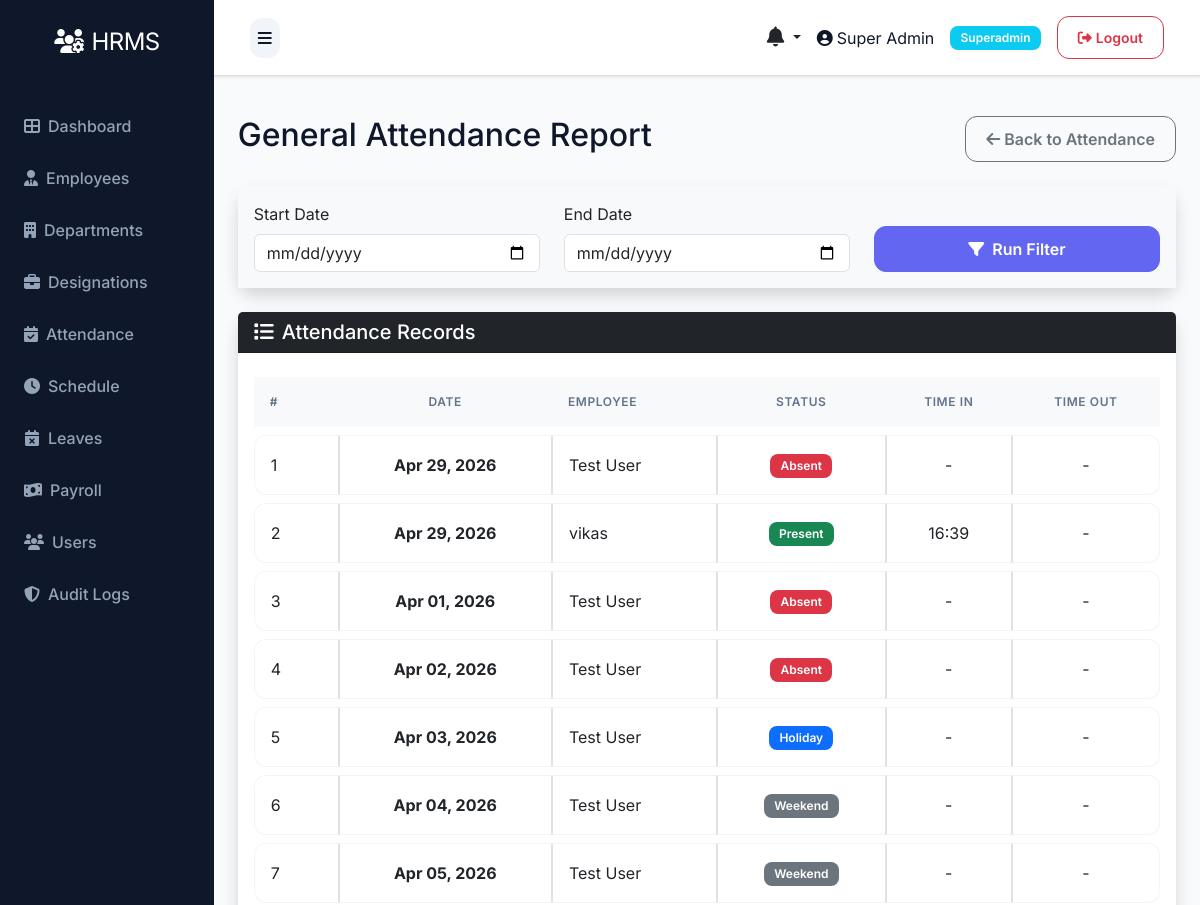
The page /attendance/report (signed in, upper part) on the database as committed earlier.
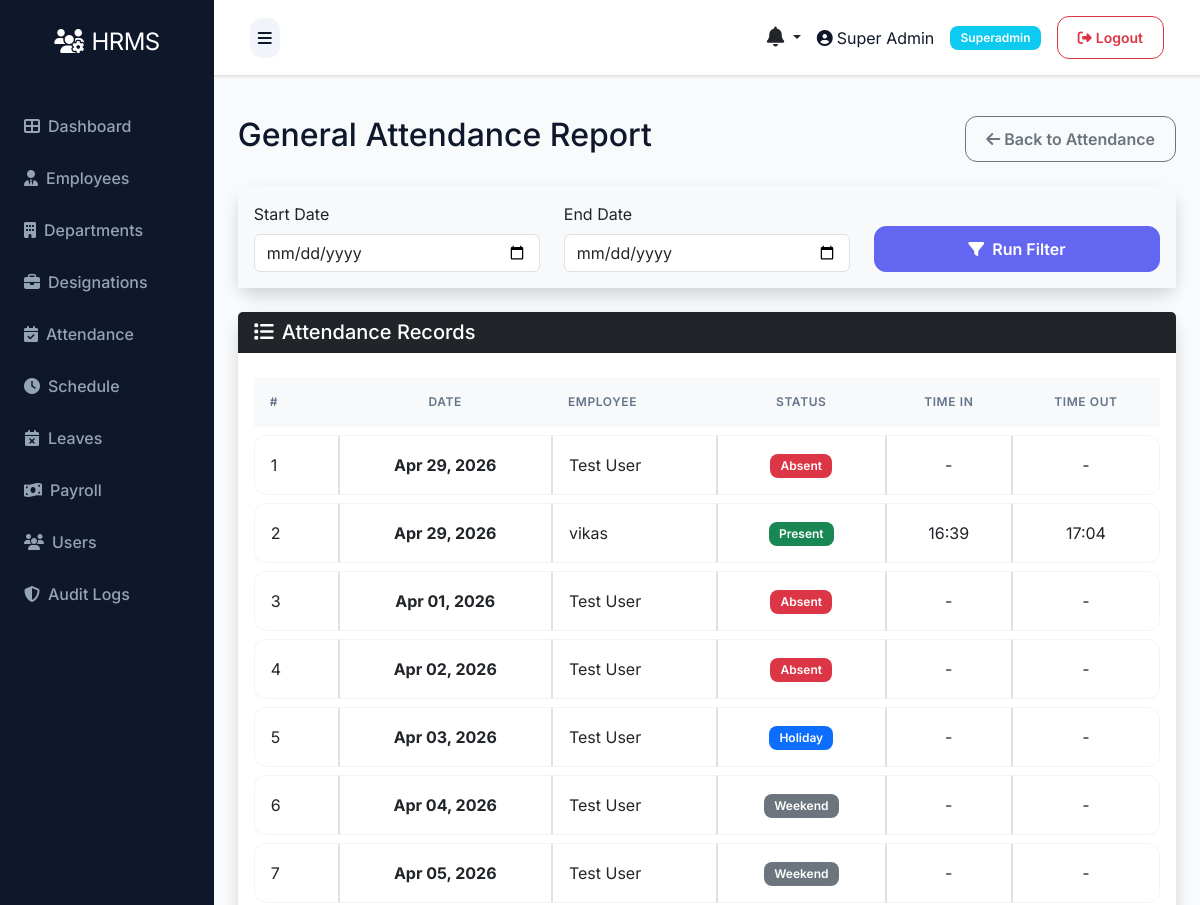
The same page on the database as committed later.
### models.py (models this page shows, shortened)
class Attendance(db.Model):
    __tablename__ = 'attendances'
    id = db.Column(db.Integer, primary_key=True)
    employee_id = db.Column(db.Integer, db.ForeignKey('employees.id'), nullable=False)
    date = db.Column(db.Date, nullable=False)
    time_in = db.Column(db.Time)
    time_out = db.Column(db.Time)
    status = db.Column(db.String(20))  # present, absent, holiday, weekend
    description = db.Column(db.Text)  # For holiday name or other notes
    created_at = db.Column(db.DateTime, default=datetime.utcnow)
    updated_at = db.Column(db.DateTime, default=datetime.utcnow, onupdate=datetime.utcnow)

class Employee(db.Model):
    __tablename__ = 'employees'
    id = db.Column(db.Integer, primary_key=True)
    department_id = db.Column(db.Integer, db.ForeignKey('departments.id'))
    designation_id = db.Column(db.Integer, db.ForeignKey('designations.id'))
    schedule_id = db.Column(db.Integer, db.ForeignKey('schedules.id'))
    firstname = db.Column(db.String(100), nullable=False)
    lastname = db.Column(db.String(100), nullable=False)
    unique_id = db.Column(db.String(50), unique=True)
    email = db.Column(db.String(100), unique=True)
    phone = db.Column(db.String(20))
    address = db.Column(db.Text)
    dob = db.Column(db.Date)
    gender = db.Column(db.String(10))
    religion = db.Column(db.String(50))
    marital = db.Column(db.String(20))
    image = db.Column(db.String(255))  # Store image filename
    aadhar_file = db.Column(db.String(255))
    resume_file = db.Column(db.String(255))
    status = db.Column(db.String(20), default='active')
    created_at = db.Column(db.DateTime, default=datetime.utcnow)
    updated_at = db.Column(db.DateTime, default=datetime.utcnow, onupdate=datetime.utcnow)
    attendances = db.relationship('Attendance', backref='employee', lazy=True, cascade='all, delete-orphan')
    checks = db.relationship('Check', backref='employee', lazy=True, cascade='all, delete-orphan')
    salary = db.relationship('Salary', backref='employee', uselist=False, cascade='all, delete-orphan')
    leaves = db.relationship('Leave', backref='employee', lazy=True, cascade='all, delete-orphan')
    late_times = db.relationship('LateTime', backref='employee', lazy=True, cascade='all, delete-orphan')
    over_times = db.relationship('OverTime', backref='employee', lazy=True, cascade='all, delete-orphan')
    payrolls = db.relationship('Payroll', backref='employee', lazy=True, cascade='all, delete-orphan')
    documents = db.relationship('Document', backref='employee', lazy=True, cascade='all, delete-orphan')
    reviews = db.relationship('PerformanceReview', backref='employee', lazy=True, cascade='all, delete-orphan', foreign_keys='PerformanceReview.employee_id')

### routes/attendance.py (the view)
@bp.route('/report')
@login_required
def report():
    if not current_user.is_authenticated or current_user.role.name not in ['superadmin', 'hr']:
        flash('Access denied', 'danger')
        return redirect(url_for('auth.login'))
    start_date = request.args.get('start_date')
    end_date = request.args.get('end_date')
    query = Attendance.query
    if start_date and end_date:
        query = query.filter(Attendance.date.between(start_date, end_date))
    attendances = query.all()
    return render_template('admin/attendance/report.html', attendances=attendances)

### app.py (called while the page is built)
@app.context_processor
def inject_now():
    return {'datetime': datetime}

@login_manager.user_loader
def load_user(user_id):
    try:
        return db.session.get(User, int(user_id))
    except Exception as e:
        app.logger.error(f'Error loading user {user_id}: {str(e)}')
        return None

@app.context_processor
def inject_user():
    pending_leaves = 0
    unread_notifications_count = 0
    recent_notifications = []
    try:
        if current_user.is_authenticated:
            if getattr(current_user, 'role', None) and current_user.role.name in ['superadmin', 'hr']:
                from models import Leave
                pending_leaves = Leave.query.filter_by(status='pending').count()
            unread_notifications_count = Notification.query.filter_by(user_id=current_user.id, is_read=False).count()
            recent_notifications = Notification.query.filter_by(user_id=current_user.id).order_by(Notification.created_at.desc()).limit(5).all()
    except Exception:
        pass
    return dict(current_user=current_user, pending_leaves=pending_leaves, unread_notifications_count=unread_notifications_count, recent_notifications=recent_notifications)

### templates/admin/attendance/report.html (shortened to what this page needs)
{% extends "base.html" %}
{% block content %}
<div class="d-flex justify-content-between align-items-center mb-4">
    <h2>General Attendance Report</h2>
    <a href="{{ url_for('attendance.index') }}" class="btn btn-outline-secondary">
        <i class="fas fa-arrow-left"></i> Back to Attendance
    </a>
</div>
<div class="card shadow mb-4">
    <div class="card-body bg-light">
        <form method="get" action="{{ url_for('attendance.report') }}" class="row align-items-end">
            <div class="col-md-4 mb-3 mb-md-0">
                <label for="start_date" class="form-label">Start Date</label>
                <input type="date" class="form-control" id="start_date" name="start_date" value="{{ request.args.get('start_date','') }}">
            </div>
            <div class="col-md-4 mb-3 mb-md-0">
                <label for="end_date" class="form-label">End Date</label>
                <input type="date" class="form-control" id="end_date" name="end_date" value="{{ request.args.get('end_date','') }}">
            </div>
            <div class="col-md-4">
                <button type="submit" class="btn btn-primary w-100"><i class="fas fa-filter me-1"></i> Run Filter</button>
            </div>
        </form>
    </div>
</div>
<div class="card shadow">
    <div class="card-header bg-dark text-white">
        <h5 class="mb-0"><i class="fas fa-list me-2"></i>Attendance Records</h5>
    </div>
    <div class="card-body">
        <div class="table-responsive">
            <table class="table table-hover table-bordered align-middle text-center">
                <thead class="table-light">
                    <tr>
                        <th class="text-start">#</th>
                        <th>Date</th>
                        <th class="text-start">Employee</th>
                        <th>Status</th>
                        <th>Time In</th>
                        <th>Time Out</th>
                    </tr>
                </thead>
                <tbody>
                    {% if attendances %}
                        {% for a in attendances %}
                            <tr>
                                <td class="text-start">{{ loop.index }}</td>
                                <td class="fw-bold">{{ a.date.strftime('%b %d, %Y') }}</td>
                                <td class="text-start">{{ a.employee.firstname }} {{ a.employee.lastname }}</td>
                                <td>
                                    {% if a.status == 'present' %}
                                        <span class="badge bg-success">Present</span>
                                    {% elif a.status == 'absent' %}
                                        <span class="badge bg-danger">Absent</span>
                                    {% elif a.status == 'leave' %}
                                        <span class="badge bg-info text-dark">On Leave</span>
                                    {% elif a.status == 'holiday' %}
                                        <span class="badge bg-primary">Holiday</span>
                                    {% else %}
                                        <span class="badge bg-secondary">{{ a.status|title }}</span>
                                    {% endif %}
                                </td>
                                <td>{{ a.time_in.strftime('%H:%M') if a.time_in else '-' }}</td>
                                <td>{{ a.time_out.strftime('%H:%M') if a.time_out else '-' }}</td>
                            </tr>
                        {% endfor %}
                    {% else %}
                        <tr><td colspan="6" class="text-center py-4 text-muted">No records found for the selected range.</td></tr>
                    {% endif %}
                </tbody>
            </table>
        </div>
    </div>
</div>
{% endblock %}

Rows that differ between the two databases and show on the page:
changed Attendance "vikas": time_out "-" → "17:04"
